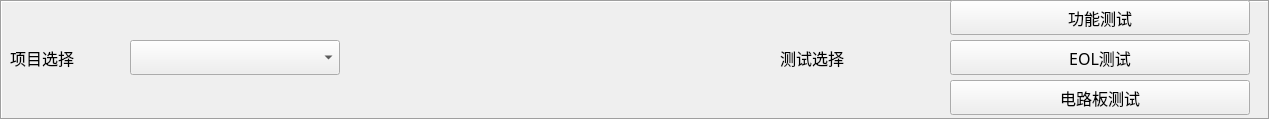
             <widget class="QFrame" name="frame_12">
              <property name="geometry">
               <rect>
                <x>10</x>
                <y>10</y>
                <width>1270</width>
                <height>120</height>
               </rect>
              </property>
              <property name="frameShape">
               <enum>QFrame::Box</enum>
              </property>
              <property name="frameShadow">
               <enum>QFrame::Sunken</enum>
              </property>
              <property name="lineWidth">
               <number>1</number>
              </property>
              <widget class="QLabel" name="label_20">
               <property name="geometry">
                <rect>
                 <x>780</x>
                 <y>40</y>
                 <width>150</width>
                 <height>35</height>
                </rect>
               </property>
               <property name="font">
                <font>
                 <family>宋体</family>
                 <pointsize>12</pointsize>
                 <weight>50</weight>
                 <bold>false</bold>
                </font>
               </property>
               <property name="text">
                <string>测试选择</string>
               </property>
              </widget>
              <widget class="QLabel" name="label_select_project">
               <property name="geometry">
                <rect>
                 <x>10</x>
                 <y>40</y>
                 <width>150</width>
                 <height>35</height>
                </rect>
               </property>
               <property name="font">
                <font>
                 <family>宋体</family>
                 <pointsize>12</pointsize>
                 <weight>50</weight>
                 <bold>false</bold>
                </font>
               </property>
               <property name="text">
                <string>项目选择</string>
               </property>
              </widget>
              <widget class="QComboBox" name="comboBoxProject">
               <property name="geometry">
                <rect>
                 <x>130</x>
                 <y>40</y>
                 <width>210</width>
                 <height>35</height>
                </rect>
               </property>
               <property name="font">
                <font>
                 <family>宋体</family>
                 <pointsize>12</pointsize>
                </font>
               </property>
              </widget>
              <widget class="QPushButton" name="pushButtonBoardTest">
               <property name="geometry">
                <rect>
                 <x>950</x>
                 <y>80</y>
                 <width>300</width>
                 <height>35</height>
                </rect>
               </property>
               <property name="font">
                <font>
                 <family>宋体</family>
                 <pointsize>12</pointsize>
                </font>
               </property>
               <property name="text">
                <string>电路板测试</string>
               </property>
              </widget>
              <widget class="QPushButton" name="pushButtonEolTest">
               <property name="geometry">
                <rect>
                 <x>950</x>
                 <y>40</y>
                 <width>300</width>
                 <height>35</height>
                </rect>
               </property>
               <property name="font">
                <font>
                 <family>宋体</family>
                 <pointsize>12</pointsize>
                </font>
               </property>
               <property name="text">
                <string>EOL测试</string>
               </property>
              </widget>
              <widget class="QPushButton" name="pushButtonFuncTest">
               <property name="geometry">
                <rect>
                 <x>950</x>
                 <y>0</y>
                 <width>300</width>
                 <height>35</height>
                </rect>
               </property>
               <property name="font">
                <font>
                 <family>宋体</family>
                 <pointsize>12</pointsize>
                </font>
               </property>
               <property name="text">
                <string>功能测试</string>
               </property>
              </widget>
             </widget>
